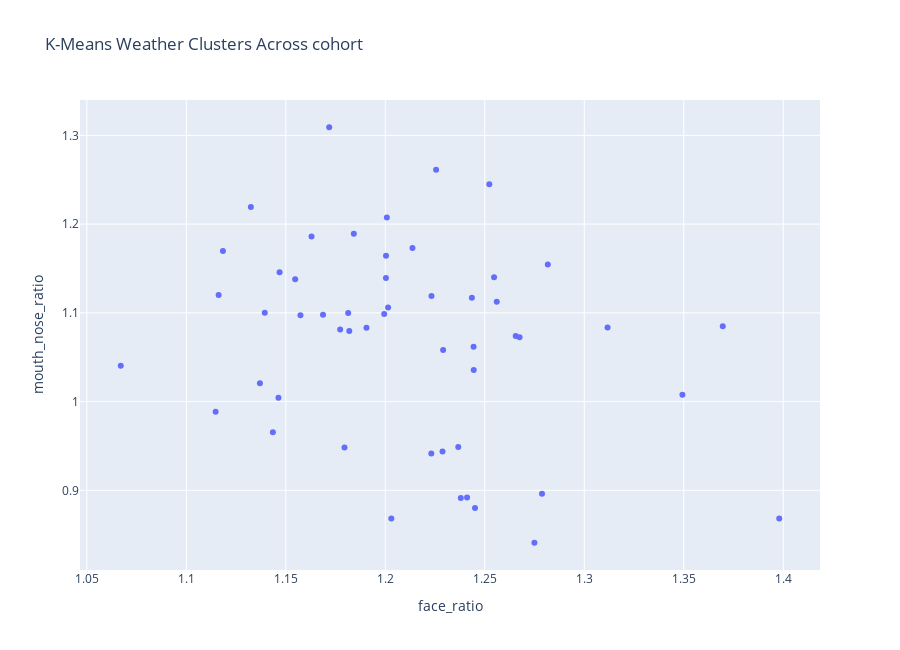

Here is the notebook cell this chart was saved with:
### Code cell
fig = px.scatter(
    headshots,
    x="face_ratio",
    y="mouth_nose_ratio",
    hover_name="name",
    hover_data=["name", 'race', 'gender'],
    height=650,
    title="K-Means Weather Clusters Across cohort"
)

fig.show()

### Figure 1 — Plotly figure (JSON) as saved in the notebook; plotly's stock layout.template omitted (floating-point values rounded to 4 significant figures; data arrays with more than 128 entries replaced by an {"elided": "..."} marker saying what was removed)
{"data": [{"customdata": {"elided": "52x3 str values"}, "hovertemplate": "<b>%{hovertext}</b><br><br>face_ratio=%{x}<br>mouth_nose_ratio=%{y}<br>name=%{customdata[0]}<br>race=%{customdata[1]}<br>gender=%{customdata[2]}<extra></extra>", "hovertext": ["Jon Kropko", "Shawn Ding", "Sabine Segaloff", "Prince Afriyie", "Anna Li", "Aniyah McWilliams", "Erin Siedlecki", "Ethan Meidinger", "Marissa Burton", "Grace George", "Randa Ampah", "Isabella Lu", "Sophie Kim", "Isabel Delgado ", "Thomas Blalock", "Mauricio Torres", "Jack Joy", "Yani Iben", "Natalie Seah", "Andrew Pavlak", "Mason Earp", "Mohini Gupta", "Timothy Yeh", "Harry Millspaugh", "Sheyi Faparusi", "Caroline Kranefuss", "Terry Luedtke", "Aiden Rocha", "Tianyin Mao", "Lino De Ros", "Brooke Lumpkin", "Reed Baumgardner", "Jackson Kennedy", "Edward Anderson", "Maggie Crowner", "Karina Mehta", "Shiraz Robinson", "Nicholas Thornton", "Hudson Noyes", "Razan Habboub", "Shaveen Saadee", "Stephanie Delgadillo ", "Jeffrey Zhang", "Emily Garman", "Jillian Howe", "Adam Chow", "Nathan Todd", "Nathan Wan", "James Sweat", "Terence Johnson", "Samuel Kunitz-Levy", "Chloe Barnes"], "legendgroup": "", "marker": {"color": "#636efa", "symbol": "circle"}, "mode": "markers", "name": "", "orientation": "v", "showlegend": false, "type": "scatter", "x": [1.266, 1.275, 1.229, 1.116, 1.2, 1.182, 1.155, 1.244, 1.181, 1.139, 1.252, 1.201, 1.201, 1.137, 1.191, 1.255, 1.157, 1.177, 1.214, 1.199, 1.312, 1.132, 1.169, 1.238, 1.229, 1.282, 1.115, 1.067, 1.241, 1.37, 1.256, 1.118, 1.279, 1.223, 1.244, 1.398, 1.163, 1.184, 1.146, 1.244, 1.172, 1.226, 1.143, 1.147, 1.2, 1.237, 1.245, 1.203, 1.349, 1.223, 1.267, 1.179], "xaxis": "x", "y": [1.074, 0.8409, 1.058, 1.12, 1.139, 1.079, 1.138, 1.117, 1.1, 1.1, 1.245, 1.106, 1.207, 1.021, 1.083, 1.14, 1.097, 1.081, 1.173, 1.099, 1.084, 1.219, 1.098, 0.8915, 0.9437, 1.154, 0.9885, 1.04, 0.892, 1.085, 1.112, 1.17, 0.8963, 1.119, 1.036, 0.8683, 1.186, 1.189, 1.004, 1.062, 1.309, 1.261, 0.9655, 1.146, 1.164, 0.9487, 0.88, 0.8682, 1.008, 0.9414, 1.073, 0.9484], "yaxis": "y"}], "layout": {"height": 650, "legend": {"tracegroupgap": 0}, "title": {"text": "K-Means Weather Clusters Across cohort"}, "xaxis": {"anchor": "y", "domain": [0, 1], "title": {"text": "face_ratio"}}, "yaxis": {"anchor": "x", "domain": [0, 1], "title": {"text": "mouth_nose_ratio"}}}}
